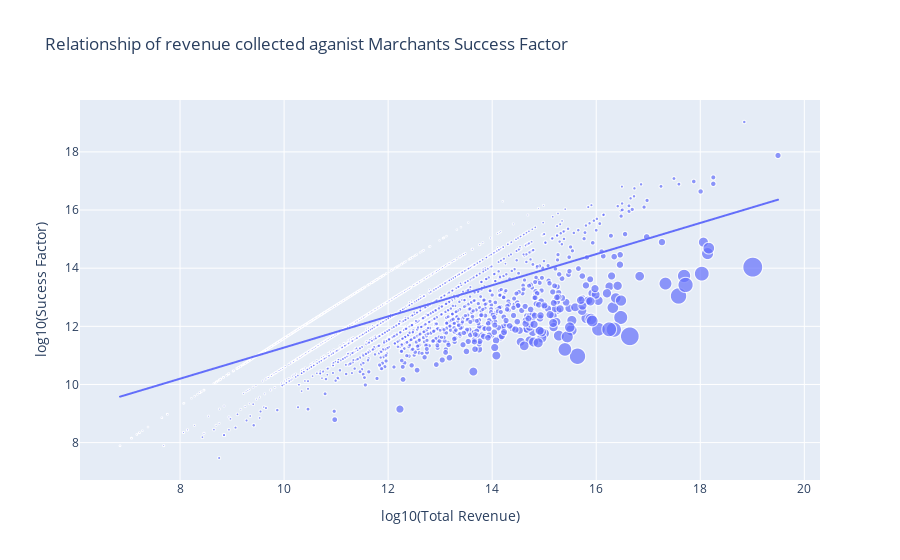

Source (notebook cell):
### Code cell
val_x = np.log2(merchant_perf['Total_revenue'])
val_y = np.log2(merchant_perf['Success_factor'])

fig = px.scatter(merchant_perf, x=val_x, y=val_y, 
                 trendline="ols", size="Total_sales",
                labels={'x':'log10(Total Revenue)', 'y':'log10(Sucess Factor)'}, 
                 title='Relationship of revenue collected aganist Marchants Success Factor')
fig.show()

### Figure 1 — Plotly figure (JSON) as saved in the notebook; plotly's stock layout.template omitted (floating-point values rounded to 4 significant figures; data arrays with more than 128 entries replaced by an {"elided": "..."} marker saying what was removed)
{"data": [{"hovertemplate": "log10(Total Revenue)=%{x}<br>log10(Sucess Factor)=%{y}<br>Total_sales=%{marker.size}<extra></extra>", "legendgroup": "", "marker": {"color": "#636efa", "size": {"elided": "4475 int values"}, "sizemode": "area", "sizeref": 0.4475, "symbol": "circle"}, "mode": "markers", "name": "", "showlegend": false, "type": "scattergl", "x": {"elided": "4475 float values"}, "xaxis": "x", "y": {"elided": "4475 float values"}, "yaxis": "y"}, {"hovertemplate": "<b>OLS trendline</b><br>y = 0.535736 * x + 5.91235<br>R<sup>2</sup>=0.590125<br><br>log10(Total Revenue)=%{x}<br>log10(Sucess Factor)=%{y} <b>(trend)</b><extra></extra>", "legendgroup": "", "marker": {"color": "#636efa", "symbol": "circle"}, "mode": "lines", "name": "", "showlegend": false, "type": "scattergl", "x": {"elided": "4475 float values"}, "xaxis": "x", "y": {"elided": "4475 float values"}, "yaxis": "y"}], "layout": {"legend": {"itemsizing": "constant", "tracegroupgap": 0}, "title": {"text": "Relationship of revenue collected aganist Marchants Success Factor"}, "xaxis": {"anchor": "y", "domain": [0, 1], "title": {"text": "log10(Total Revenue)"}}, "yaxis": {"anchor": "x", "domain": [0, 1], "title": {"text": "log10(Sucess Factor)"}}}}
